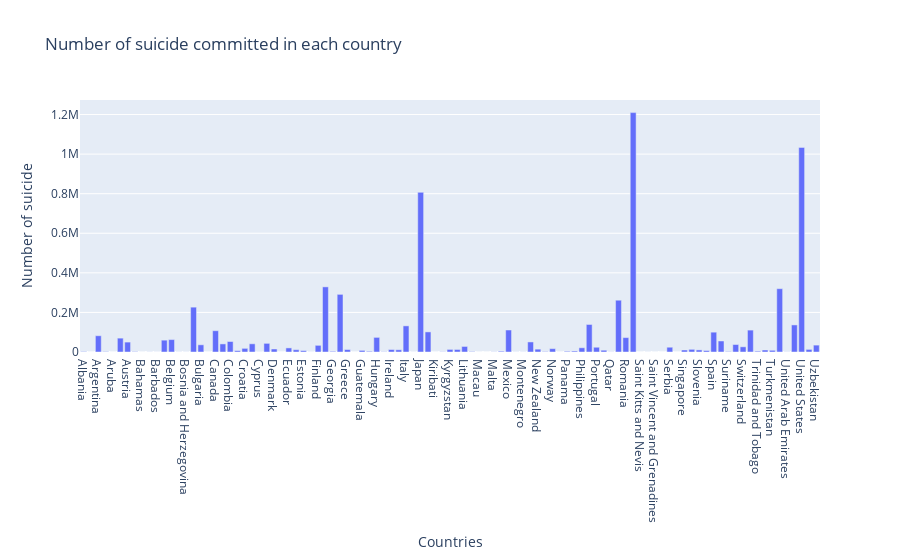

Notebook cell for this chart:
### Code cell
trace1 = go.Bar(
    y=country_suicide_series.values,
    x=country_suicide_series.index,
)

data = [trace1]
layout = go.Layout(
    title="Number of suicide committed in each country",
    xaxis={
        'title':"Countries",
    },
    yaxis={
        'title':"Number of suicide",
    }
)
figure=go.Figure(data=data,layout=layout)
py.offline.iplot(figure)

### Figure 1 — Plotly figure (JSON) as saved in the notebook; plotly's stock layout.template omitted (floating-point values rounded to 4 significant figures)
{"data": [{"type": "bar", "x": ["Albania", "Antigua and Barbuda", "Argentina", "Armenia", "Aruba", "Australia", "Austria", "Azerbaijan", "Bahamas", "Bahrain", "Barbados", "Belarus", "Belgium", "Belize", "Bosnia and Herzegovina", "Brazil", "Bulgaria", "Cabo Verde", "Canada", "Chile", "Colombia", "Costa Rica", "Croatia", "Cuba", "Cyprus", "Czech Republic", "Denmark", "Dominica", "Ecuador", "El Salvador", "Estonia", "Fiji", "Finland", "France", "Georgia", "Germany", "Greece", "Grenada", "Guatemala", "Guyana", "Hungary", "Iceland", "Ireland", "Israel", "Italy", "Jamaica", "Japan", "Kazakhstan", "Kiribati", "Kuwait", "Kyrgyzstan", "Latvia", "Lithuania", "Luxembourg", "Macau", "Maldives", "Malta", "Mauritius", "Mexico", "Mongolia", "Montenegro", "Netherlands", "New Zealand", "Nicaragua", "Norway", "Oman", "Panama", "Paraguay", "Philippines", "Poland", "Portugal", "Puerto Rico", "Qatar", "Republic of Korea", "Romania", "Russian Federation", "Saint Kitts and Nevis", "Saint Lucia", "Saint Vincent and Grenadines", "San Marino", "Serbia", "Seychelles", "Singapore", "Slovakia", "Slovenia", "South Africa", "Spain", "Sri Lanka", "Suriname", "Sweden", "Switzerland", "Thailand", "Trinidad and Tobago", "Turkey", "Turkmenistan", "Ukraine", "United Arab Emirates", "United Kingdom", "United States", "Uruguay", "Uzbekistan"], "y": [1970, 11, 82219, 1905, 101, 70111, 50073, 1656, 93, 463, 177, 59892, 62761, 348, 318, 226613, 36388, 42, 107561, 40895, 53080, 6792, 18429, 41418, 412, 43687, 15297, 0, 20660, 11683, 7034, 304, 33677, 329127, 3224, 291262, 12368, 38, 8149, 3426, 73891, 1108, 12574, 11294, 132060, 184, 806902, 101546, 53, 966, 13090, 12770, 28039, 1958, 27, 20, 585, 3894, 111139, 423, 472, 50833, 14383, 2013, 16992, 33, 3483, 4783, 21330, 139098, 24061, 9043, 574, 261730, 72777, 1209742, 0, 230, 124, 4, 24179, 98, 10089, 13437, 10615, 7321, 100202, 55641, 2166, 37795, 26217, 110643, 4039, 10131, 8624, 319950, 622, 136805, 1034013, 13138, 34803]}], "layout": {"title": {"text": "Number of suicide committed in each country"}, "xaxis": {"title": {"text": "Countries"}}, "yaxis": {"title": {"text": "Number of suicide"}}}}
